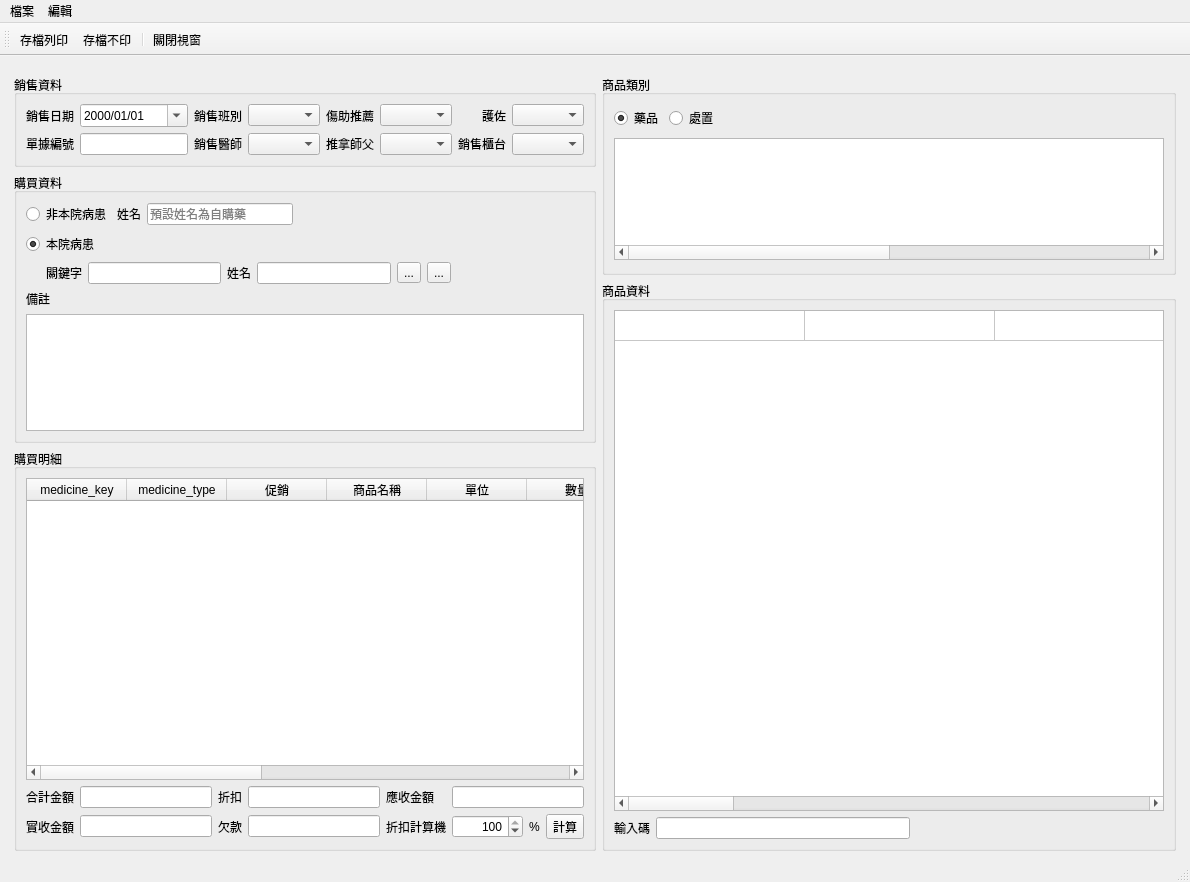
<?xml version="1.0" encoding="UTF-8"?>
<ui version="4.0">
 <class>PurchaseWindow</class>
 <widget class="QMainWindow" name="PurchaseWindow">
  <property name="geometry">
   <rect>
    <x>0</x>
    <y>0</y>
    <width>1190</width>
    <height>882</height>
   </rect>
  </property>
  <property name="windowTitle">
   <string>櫃台購藥</string>
  </property>
  <property name="toolButtonStyle">
   <enum>Qt::ToolButtonTextUnderIcon</enum>
  </property>
  <widget class="QWidget" name="centralwidget">
   <layout class="QVBoxLayout" name="verticalLayout_2">
    <item>
     <layout class="QHBoxLayout" name="horizontalLayout">
      <property name="leftMargin">
       <number>5</number>
      </property>
      <property name="topMargin">
       <number>10</number>
      </property>
      <property name="rightMargin">
       <number>5</number>
      </property>
      <item>
       <widget class="QFrame" name="frame">
        <property name="maximumSize">
         <size>
          <width>800</width>
          <height>16777215</height>
         </size>
        </property>
        <layout class="QVBoxLayout" name="verticalLayout_3">
         <property name="spacing">
          <number>6</number>
         </property>
         <property name="leftMargin">
          <number>0</number>
         </property>
         <property name="topMargin">
          <number>0</number>
         </property>
         <property name="rightMargin">
          <number>0</number>
         </property>
         <property name="bottomMargin">
          <number>0</number>
         </property>
         <item>
          <widget class="QGroupBox" name="groupBox_2">
           <property name="title">
            <string>銷售資料</string>
           </property>
           <property name="flat">
            <bool>true</bool>
           </property>
           <layout class="QGridLayout" name="gridLayout">
            <item row="1" column="4">
             <widget class="QComboBox" name="comboBox_doctor"/>
            </item>
            <item row="0" column="0">
             <widget class="QLabel" name="label_2">
              <property name="text">
               <string>銷售日期</string>
              </property>
             </widget>
            </item>
            <item row="0" column="9">
             <widget class="QComboBox" name="comboBox_nursing_assistant"/>
            </item>
            <item row="0" column="8">
             <widget class="QLabel" name="label_14">
              <property name="text">
               <string>護佐</string>
              </property>
              <property name="alignment">
               <set>Qt::AlignRight|Qt::AlignTrailing|Qt::AlignVCenter</set>
              </property>
             </widget>
            </item>
            <item row="1" column="3">
             <widget class="QLabel" name="label_4">
              <property name="text">
               <string>銷售醫師</string>
              </property>
             </widget>
            </item>
            <item row="1" column="2">
             <widget class="QLineEdit" name="lineEdit_invoice_no">
              <property name="maxLength">
               <number>20</number>
              </property>
             </widget>
            </item>
            <item row="0" column="2">
             <widget class="QDateEdit" name="dateEdit_purchase_date">
              <property name="displayFormat">
               <string>yyyy/MM/dd</string>
              </property>
              <property name="calendarPopup">
               <bool>true</bool>
              </property>
             </widget>
            </item>
            <item row="0" column="3">
             <widget class="QLabel" name="label_10">
              <property name="text">
               <string>銷售班別</string>
              </property>
             </widget>
            </item>
            <item row="1" column="6">
             <widget class="QComboBox" name="comboBox_massager"/>
            </item>
            <item row="0" column="6">
             <widget class="QComboBox" name="comboBox_massage_referrer"/>
            </item>
            <item row="0" column="4">
             <widget class="QComboBox" name="comboBox_period"/>
            </item>
            <item row="1" column="5">
             <widget class="QLabel" name="label_11">
              <property name="text">
               <string>推拿師父</string>
              </property>
             </widget>
            </item>
            <item row="0" column="5">
             <widget class="QLabel" name="label_15">
              <property name="text">
               <string>傷助推薦</string>
              </property>
             </widget>
            </item>
            <item row="1" column="8">
             <widget class="QLabel" name="label_3">
              <property name="text">
               <string>銷售櫃台</string>
              </property>
             </widget>
            </item>
            <item row="1" column="9">
             <widget class="QComboBox" name="comboBox_cashier"/>
            </item>
            <item row="1" column="0">
             <widget class="QLabel" name="label_13">
              <property name="text">
               <string>單據編號</string>
              </property>
             </widget>
            </item>
           </layout>
          </widget>
         </item>
         <item>
          <widget class="QGroupBox" name="groupBox">
           <property name="maximumSize">
            <size>
             <width>16777215</width>
             <height>270</height>
            </size>
           </property>
           <property name="title">
            <string>購買資料</string>
           </property>
           <property name="flat">
            <bool>true</bool>
           </property>
           <layout class="QVBoxLayout" name="verticalLayout_4">
            <item>
             <layout class="QHBoxLayout" name="horizontalLayout_4">
              <item>
               <widget class="QRadioButton" name="radioButton_1">
                <property name="text">
                 <string>非本院病患</string>
                </property>
                <property name="checked">
                 <bool>false</bool>
                </property>
               </widget>
              </item>
              <item>
               <widget class="QLabel" name="label_not_patient">
                <property name="text">
                 <string>姓名</string>
                </property>
               </widget>
              </item>
              <item>
               <widget class="QLineEdit" name="lineEdit_not_patient">
                <property name="placeholderText">
                 <string>預設姓名為自購藥</string>
                </property>
               </widget>
              </item>
              <item>
               <spacer name="horizontalSpacer_7">
                <property name="orientation">
                 <enum>Qt::Horizontal</enum>
                </property>
                <property name="sizeHint" stdset="0">
                 <size>
                  <width>40</width>
                  <height>20</height>
                 </size>
                </property>
               </spacer>
              </item>
              <item>
               <spacer name="horizontalSpacer_6">
                <property name="orientation">
                 <enum>Qt::Horizontal</enum>
                </property>
                <property name="sizeHint" stdset="0">
                 <size>
                  <width>40</width>
                  <height>20</height>
                 </size>
                </property>
               </spacer>
              </item>
             </layout>
            </item>
            <item>
             <widget class="QRadioButton" name="radioButton_2">
              <property name="text">
               <string>本院病患</string>
              </property>
              <property name="checked">
               <bool>true</bool>
              </property>
             </widget>
            </item>
            <item>
             <layout class="QHBoxLayout" name="horizontalLayout_3">
              <property name="leftMargin">
               <number>20</number>
              </property>
              <item>
               <widget class="QLabel" name="label_patient_key">
                <property name="text">
                 <string>關鍵字</string>
                </property>
               </widget>
              </item>
              <item>
               <widget class="QLineEdit" name="lineEdit_patient_key"/>
              </item>
              <item>
               <widget class="QLabel" name="label_name">
                <property name="text">
                 <string>姓名</string>
                </property>
               </widget>
              </item>
              <item>
               <widget class="QLineEdit" name="lineEdit_name">
                <property name="readOnly">
                 <bool>true</bool>
                </property>
               </widget>
              </item>
              <item>
               <widget class="QToolButton" name="toolButton_patient_list">
                <property name="text">
                 <string>...</string>
                </property>
                <property name="icon">
                 <iconset>
                  <normaloff>../icons/accessories-dictionary.png</normaloff>../icons/accessories-dictionary.png</iconset>
                </property>
               </widget>
              </item>
              <item>
               <widget class="QToolButton" name="toolButton_select_patient">
                <property name="toolTip">
                 <string>病患資料進階查詢</string>
                </property>
                <property name="text">
                 <string>...</string>
                </property>
                <property name="icon">
                 <iconset>
                  <normaloff>../icons/edit-find.png</normaloff>../icons/edit-find.png</iconset>
                </property>
               </widget>
              </item>
              <item>
               <spacer name="horizontalSpacer_3">
                <property name="orientation">
                 <enum>Qt::Horizontal</enum>
                </property>
                <property name="sizeHint" stdset="0">
                 <size>
                  <width>40</width>
                  <height>20</height>
                 </size>
                </property>
               </spacer>
              </item>
             </layout>
            </item>
            <item>
             <widget class="QLabel" name="label_12">
              <property name="text">
               <string>備註</string>
              </property>
             </widget>
            </item>
            <item>
             <widget class="QTextEdit" name="textEdit_remark"/>
            </item>
           </layout>
          </widget>
         </item>
         <item>
          <widget class="QGroupBox" name="groupBox_3">
           <property name="title">
            <string>購買明細</string>
           </property>
           <property name="flat">
            <bool>true</bool>
           </property>
           <layout class="QVBoxLayout" name="verticalLayout_5">
            <item>
             <widget class="QTableWidget" name="tableWidget_prescript">
              <property name="maximumSize">
               <size>
                <width>16777215</width>
                <height>16777215</height>
               </size>
              </property>
              <property name="selectionMode">
               <enum>QAbstractItemView::SingleSelection</enum>
              </property>
              <column>
               <property name="text">
                <string>medicine_key</string>
               </property>
              </column>
              <column>
               <property name="text">
                <string>medicine_type</string>
               </property>
              </column>
              <column>
               <property name="text">
                <string>促銷</string>
               </property>
              </column>
              <column>
               <property name="text">
                <string>商品名稱</string>
               </property>
              </column>
              <column>
               <property name="text">
                <string>單位</string>
               </property>
              </column>
              <column>
               <property name="text">
                <string>數量</string>
               </property>
              </column>
              <column>
               <property name="text">
                <string>單價</string>
               </property>
              </column>
              <column>
               <property name="text">
                <string>金額</string>
               </property>
              </column>
              <column>
               <property name="text">
                <string>折扣</string>
               </property>
              </column>
              <column>
               <property name="text">
                <string>欠款</string>
               </property>
              </column>
              <column>
               <property name="text">
                <string>療程</string>
               </property>
              </column>
              <column>
               <property name="text">
                <string>刪除</string>
               </property>
              </column>
             </widget>
            </item>
            <item>
             <layout class="QGridLayout" name="gridLayout_2">
              <item row="0" column="2">
               <widget class="QLabel" name="label_8">
                <property name="text">
                 <string>折扣</string>
                </property>
               </widget>
              </item>
              <item row="0" column="1">
               <widget class="QLineEdit" name="lineEdit_subtotal">
                <property name="alignment">
                 <set>Qt::AlignRight|Qt::AlignTrailing|Qt::AlignVCenter</set>
                </property>
                <property name="readOnly">
                 <bool>true</bool>
                </property>
               </widget>
              </item>
              <item row="0" column="4">
               <widget class="QLabel" name="label_9">
                <property name="text">
                 <string>應收金額</string>
                </property>
               </widget>
              </item>
              <item row="0" column="3">
               <widget class="QLineEdit" name="lineEdit_discount">
                <property name="styleSheet">
                 <string notr="true">color: rgb(255, 0, 0);</string>
                </property>
                <property name="alignment">
                 <set>Qt::AlignRight|Qt::AlignTrailing|Qt::AlignVCenter</set>
                </property>
               </widget>
              </item>
              <item row="0" column="0">
               <widget class="QLabel" name="label_7">
                <property name="text">
                 <string>合計金額</string>
                </property>
               </widget>
              </item>
              <item row="0" column="5">
               <widget class="QLineEdit" name="lineEdit_total">
                <property name="font">
                 <font>
                  <weight>75</weight>
                  <bold>true</bold>
                 </font>
                </property>
                <property name="alignment">
                 <set>Qt::AlignRight|Qt::AlignTrailing|Qt::AlignVCenter</set>
                </property>
                <property name="readOnly">
                 <bool>true</bool>
                </property>
               </widget>
              </item>
              <item row="1" column="0">
               <widget class="QLabel" name="label_5">
                <property name="text">
                 <string>實收金額</string>
                </property>
               </widget>
              </item>
              <item row="1" column="2">
               <widget class="QLabel" name="label_6">
                <property name="text">
                 <string>欠款</string>
                </property>
               </widget>
              </item>
              <item row="1" column="1">
               <widget class="QLineEdit" name="lineEdit_receipt_fee">
                <property name="alignment">
                 <set>Qt::AlignRight|Qt::AlignTrailing|Qt::AlignVCenter</set>
                </property>
                <property name="readOnly">
                 <bool>true</bool>
                </property>
               </widget>
              </item>
              <item row="1" column="3">
               <widget class="QLineEdit" name="lineEdit_debt">
                <property name="styleSheet">
                 <string notr="true">color: rgb(255, 0, 0);</string>
                </property>
                <property name="alignment">
                 <set>Qt::AlignRight|Qt::AlignTrailing|Qt::AlignVCenter</set>
                </property>
                <property name="readOnly">
                 <bool>true</bool>
                </property>
               </widget>
              </item>
              <item row="1" column="4">
               <widget class="QLabel" name="label_16">
                <property name="text">
                 <string>折扣計算機</string>
                </property>
               </widget>
              </item>
              <item row="1" column="5">
               <layout class="QHBoxLayout" name="horizontalLayout_5">
                <item>
                 <widget class="QSpinBox" name="spinBox_discount_rate">
                  <property name="alignment">
                   <set>Qt::AlignRight|Qt::AlignTrailing|Qt::AlignVCenter</set>
                  </property>
                  <property name="maximum">
                   <number>100</number>
                  </property>
                  <property name="value">
                   <number>100</number>
                  </property>
                 </widget>
                </item>
                <item>
                 <widget class="QLabel" name="label_17">
                  <property name="sizePolicy">
                   <sizepolicy hsizetype="Fixed" vsizetype="Preferred">
                    <horstretch>0</horstretch>
                    <verstretch>0</verstretch>
                   </sizepolicy>
                  </property>
                  <property name="text">
                   <string>%</string>
                  </property>
                 </widget>
                </item>
                <item>
                 <widget class="QToolButton" name="toolButton_calc_discount">
                  <property name="text">
                   <string>計算</string>
                  </property>
                 </widget>
                </item>
               </layout>
              </item>
             </layout>
            </item>
           </layout>
          </widget>
         </item>
        </layout>
       </widget>
      </item>
      <item>
       <layout class="QVBoxLayout" name="verticalLayout">
        <item>
         <widget class="QGroupBox" name="groupBox_4">
          <property name="maximumSize">
           <size>
            <width>16777215</width>
            <height>200</height>
           </size>
          </property>
          <property name="title">
           <string>商品類別</string>
          </property>
          <property name="flat">
           <bool>true</bool>
          </property>
          <layout class="QVBoxLayout" name="verticalLayout_6">
           <item>
            <layout class="QHBoxLayout" name="horizontalLayout_6">
             <item>
              <widget class="QRadioButton" name="radioButton_medicine">
               <property name="text">
                <string>藥品</string>
               </property>
               <property name="checked">
                <bool>true</bool>
               </property>
              </widget>
             </item>
             <item>
              <widget class="QRadioButton" name="radioButton_treat">
               <property name="text">
                <string>處置</string>
               </property>
              </widget>
             </item>
             <item>
              <spacer name="horizontalSpacer_8">
               <property name="orientation">
                <enum>Qt::Horizontal</enum>
               </property>
               <property name="sizeHint" stdset="0">
                <size>
                 <width>40</width>
                 <height>20</height>
                </size>
               </property>
              </spacer>
             </item>
            </layout>
           </item>
           <item>
            <widget class="QTableWidget" name="tableWidget_medicine_type">
             <property name="maximumSize">
              <size>
               <width>16777215</width>
               <height>122</height>
              </size>
             </property>
             <property name="editTriggers">
              <set>QAbstractItemView::NoEditTriggers</set>
             </property>
             <property name="alternatingRowColors">
              <bool>true</bool>
             </property>
             <property name="selectionMode">
              <enum>QAbstractItemView::SingleSelection</enum>
             </property>
             <property name="rowCount">
              <number>0</number>
             </property>
             <property name="columnCount">
              <number>10</number>
             </property>
             <attribute name="horizontalHeaderVisible">
              <bool>false</bool>
             </attribute>
             <attribute name="horizontalHeaderDefaultSectionSize">
              <number>95</number>
             </attribute>
             <attribute name="horizontalHeaderHighlightSections">
              <bool>true</bool>
             </attribute>
             <attribute name="verticalHeaderVisible">
              <bool>false</bool>
             </attribute>
             <column/>
             <column/>
             <column/>
             <column/>
             <column/>
             <column/>
             <column/>
             <column/>
             <column/>
             <column/>
            </widget>
           </item>
          </layout>
         </widget>
        </item>
        <item>
         <widget class="QGroupBox" name="groupBox_5">
          <property name="title">
           <string>商品資料</string>
          </property>
          <property name="flat">
           <bool>true</bool>
          </property>
          <layout class="QVBoxLayout" name="verticalLayout_7">
           <item>
            <widget class="QTableWidget" name="tableWidget_medicine">
             <property name="editTriggers">
              <set>QAbstractItemView::NoEditTriggers</set>
             </property>
             <property name="alternatingRowColors">
              <bool>true</bool>
             </property>
             <property name="selectionMode">
              <enum>QAbstractItemView::SingleSelection</enum>
             </property>
             <property name="rowCount">
              <number>1</number>
             </property>
             <property name="columnCount">
              <number>10</number>
             </property>
             <attribute name="horizontalHeaderVisible">
              <bool>false</bool>
             </attribute>
             <attribute name="horizontalHeaderDefaultSectionSize">
              <number>190</number>
             </attribute>
             <attribute name="verticalHeaderVisible">
              <bool>false</bool>
             </attribute>
             <row/>
             <column/>
             <column/>
             <column/>
             <column/>
             <column/>
             <column/>
             <column/>
             <column/>
             <column/>
             <column/>
            </widget>
           </item>
           <item>
            <layout class="QHBoxLayout" name="horizontalLayout_2">
             <item>
              <widget class="QLabel" name="label">
               <property name="text">
                <string>輸入碼</string>
               </property>
              </widget>
             </item>
             <item>
              <widget class="QLineEdit" name="lineEdit_input_code">
               <property name="clearButtonEnabled">
                <bool>true</bool>
               </property>
              </widget>
             </item>
             <item>
              <spacer name="horizontalSpacer">
               <property name="orientation">
                <enum>Qt::Horizontal</enum>
               </property>
               <property name="sizeHint" stdset="0">
                <size>
                 <width>40</width>
                 <height>20</height>
                </size>
               </property>
              </spacer>
             </item>
            </layout>
           </item>
          </layout>
         </widget>
        </item>
       </layout>
      </item>
     </layout>
    </item>
   </layout>
  </widget>
  <widget class="QMenuBar" name="menubar">
   <property name="geometry">
    <rect>
     <x>0</x>
     <y>0</y>
     <width>1190</width>
     <height>29</height>
    </rect>
   </property>
   <widget class="QMenu" name="menu">
    <property name="title">
     <string>檔案</string>
    </property>
   </widget>
   <widget class="QMenu" name="menu_2">
    <property name="title">
     <string>編輯</string>
    </property>
   </widget>
   <addaction name="menu"/>
   <addaction name="menu_2"/>
  </widget>
  <widget class="QStatusBar" name="statusbar"/>
  <widget class="QToolBar" name="toolBar">
   <property name="palette">
    <palette>
     <active/>
     <inactive/>
     <disabled/>
    </palette>
   </property>
   <property name="windowTitle">
    <string>toolBar</string>
   </property>
   <property name="toolButtonStyle">
    <enum>Qt::ToolButtonTextUnderIcon</enum>
   </property>
   <attribute name="toolBarArea">
    <enum>TopToolBarArea</enum>
   </attribute>
   <attribute name="toolBarBreak">
    <bool>false</bool>
   </attribute>
   <addaction name="action_save_and_print"/>
   <addaction name="action_save"/>
   <addaction name="separator"/>
   <addaction name="action_close"/>
  </widget>
  <action name="action_close">
   <property name="icon">
    <iconset>
     <normaloff>../icons/application-exit.svg</normaloff>../icons/application-exit.svg</iconset>
   </property>
   <property name="text">
    <string>關閉視窗</string>
   </property>
  </action>
  <action name="action_save">
   <property name="icon">
    <iconset>
     <normaloff>../icons/filesave.svg</normaloff>../icons/filesave.svg</iconset>
   </property>
   <property name="text">
    <string>存檔不印</string>
   </property>
   <property name="toolTip">
    <string>存檔不印</string>
   </property>
  </action>
  <action name="action_save_and_print">
   <property name="icon">
    <iconset>
     <normaloff>../icons/document-print.svg</normaloff>../icons/document-print.svg</iconset>
   </property>
   <property name="text">
    <string>存檔列印</string>
   </property>
   <property name="toolTip">
    <string>存檔列印</string>
   </property>
  </action>
 </widget>
 <resources/>
 <connections/>
 <slots>
  <slot>pushButtonQueryClicked()</slot>
  <slot>pushButtonRequeryClicked()</slot>
  <slot>tableWidgetCellDoubleClicked()</slot>
  <slot>actionOpenCaseTriggered()</slot>
  <slot>actionDeleteCaseTriggered()</slot>
  <slot>actionPrintPresTriggered()</slot>
 </slots>
</ui>
